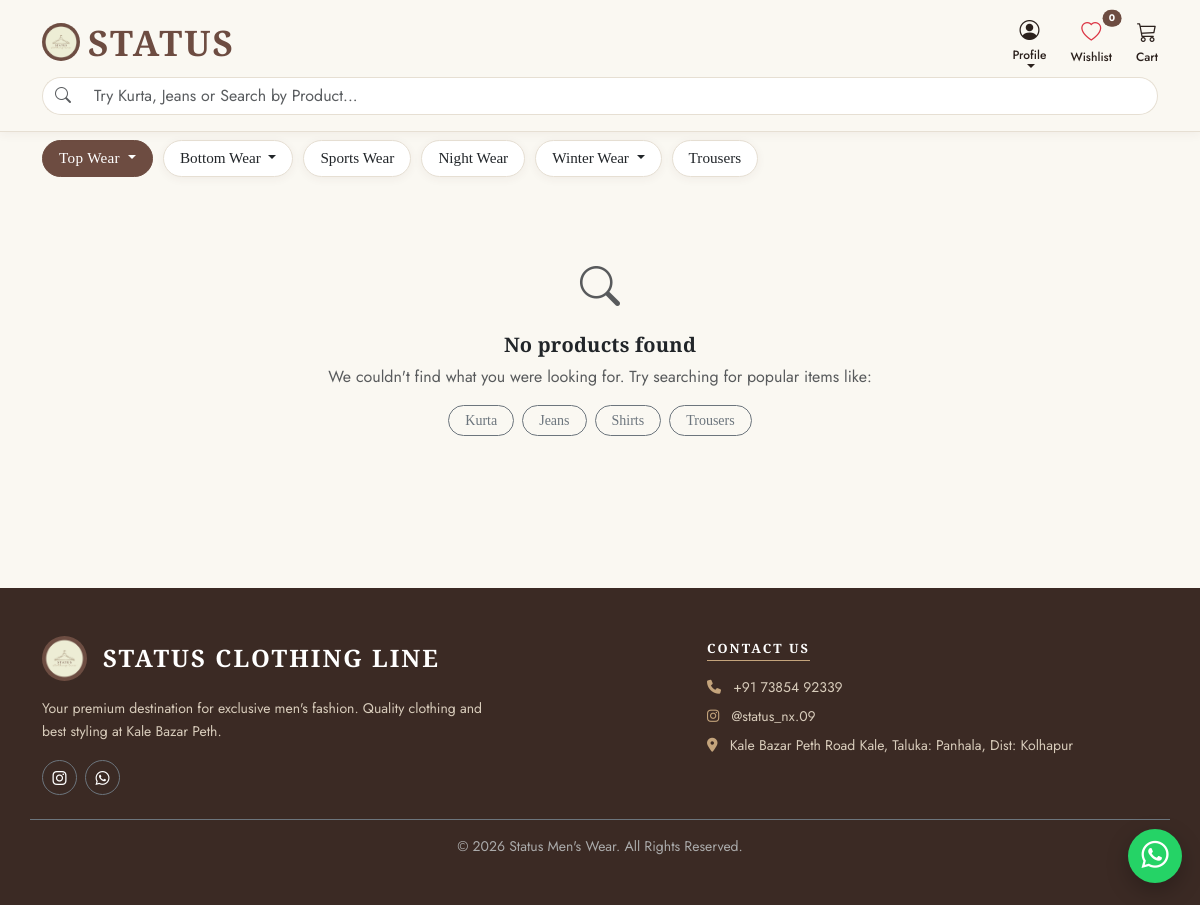
The app's page /category/top-wear/, older data.
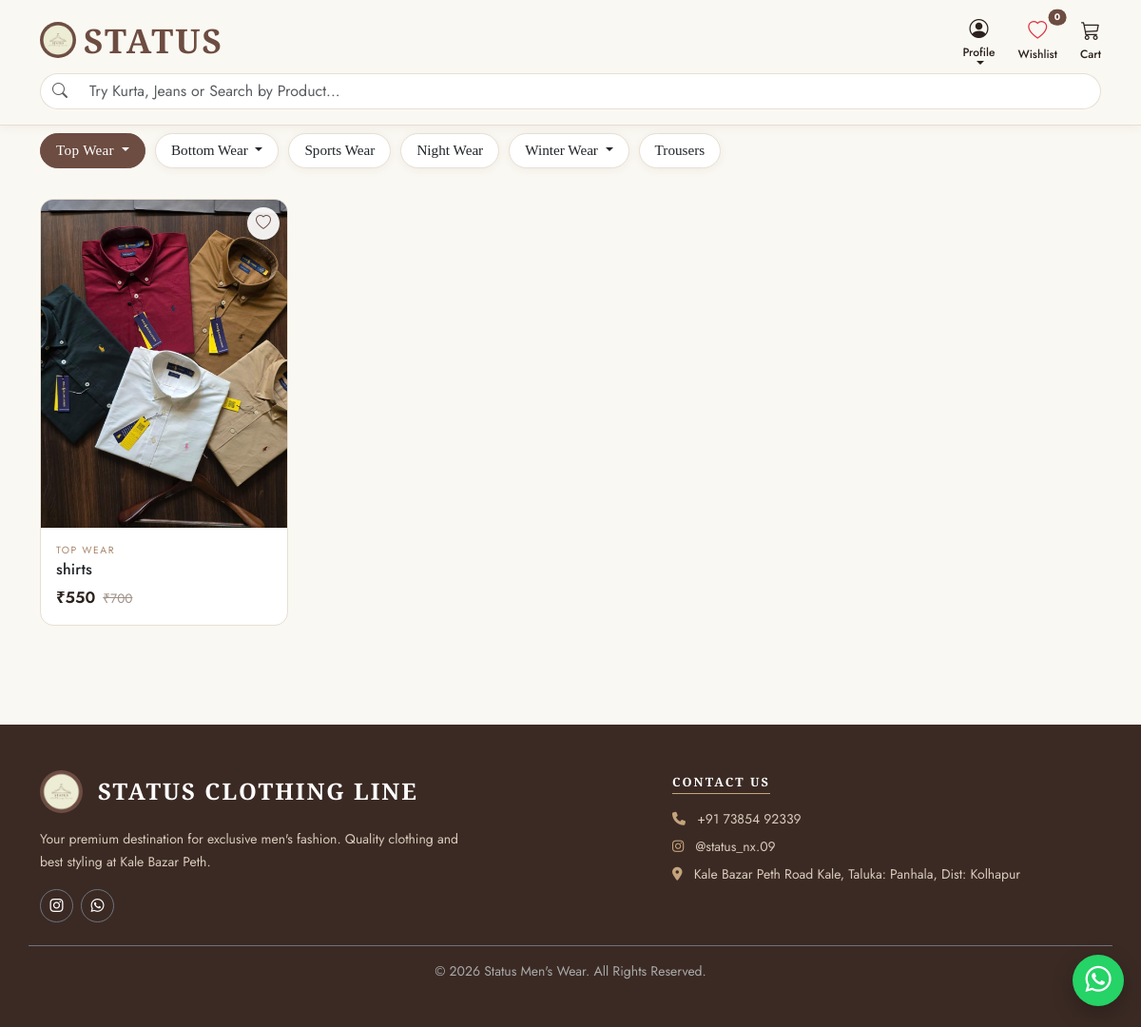
The same page, newer data.
### shop/models.py (models this page shows, shortened)
class Category(models.Model):
    name = models.CharField(max_length=200)
    slug = models.SlugField(unique=True, blank=True)
    parent = models.ForeignKey('self', null=True, blank=True, related_name='subcategories', on_delete=models.CASCADE)
    class Meta:
        verbose_name_plural = 'categories'

class Product(models.Model):
    SIZE_CHOICES = (
        ('S', 'S'),
        ('M', 'M'),
        ('L', 'L'),
        ('XL', 'XL'),
        ('XXL', 'XXL'),
    )
    category = models.ForeignKey(Category, related_name='products', on_delete=models.CASCADE)
    name = models.CharField(max_length=200)
    image = models.ImageField(upload_to='products/%Y/%m/%d', blank=True)
    description = models.TextField(blank=True)
    price = models.DecimalField(max_digits=10, decimal_places=2, verbose_name="Selling Price")
    original_price = models.DecimalField(max_digits=10, decimal_places=2, blank=True, null=True,verbose_name="MRP / Original Price")
    available = models.BooleanField(default=True)
    stock = models.IntegerField(default=0)
    created = models.DateTimeField(auto_now_add=True)
    size = models.CharField(max_length=50, blank=True, null=True, help_text="Select available sizes")

### shop/views.py (the view)
# urls.py: path('', views.product_list, name='product_list'),
def product_list(request, category_slug=None):
    category = None
    categories = Category.objects.filter(parent=None)  # Parent categories sathi
    products = Product.objects.filter(available=True)
    if category_slug:
        category = get_object_or_404(Category, slug=category_slug)
        subcategories = category.subcategories.all()
        if subcategories.exists():
            products = products.filter(Q(category=category) | Q(category__in=subcategories))
        else:
            products = products.filter(category=category)
    query = request.GET.get('q')
    if query:
        products = products.filter(name__icontains=query)
    categories = list(categories)
    for c in categories:
        cover = Product.objects.filter(available=True).exclude(image='').filter(
            Q(category=c) | Q(category__parent=c)).order_by('-created').first()
        c.cover = cover.image.url if cover else None
    context = {
        'category': category,
        'categories': categories,
        'products': products,
    }
    return render(request, 'shop/product_list.html', context)

### shop/templates/shop/product_list.html (shortened to what this page needs)
{% load static %}
<!DOCTYPE html>
<html lang="en">
<head>
    <link href="https://cdn.jsdelivr.net/npm/bootstrap@5.3.0/dist/css/bootstrap.min.css" rel="stylesheet">
    <link rel="stylesheet" href="https://cdn.jsdelivr.net/npm/bootstrap-icons@1.11.1/font/bootstrap-icons.css">
    <link rel="stylesheet" href="https://cdnjs.cloudflare.com/ajax/libs/font-awesome/6.4.0/css/all.min.css">
</head>
<body class="bg-light has-bottomnav">
    <nav class="navbar navbar-light bg-white sticky-top shadow-sm py-2 py-lg-3">
        <div class="container d-flex flex-column align-items-stretch gap-2">
            <div class="d-flex justify-content-between align-items-center w-100">
                <a class="navbar-brand m-0 d-flex align-items-center gap-2 text-decoration-none" href="{% url 'shop:product_list' %}">
                    <img src="{% static 'images/shop_logo.jpeg' %}" alt="Logo" style="height: 38px; width: 38px; border-radius: 50%; object-fit: cover;">
                    <span style="font-weight: 700; color: #6d4c41;">Status</span>
                </a>
                <div class="d-flex align-items-center gap-3 gap-md-4 flex-nowrap">
                    <div class="dropdown">
                        <a href="#" class="text-dark text-decoration-none d-flex flex-column align-items-center dropdown-toggle" data-bs-toggle="dropdown" aria-expanded="false">
                            <i class="bi bi-person-circle fs-5"></i>
                            <span class="small fw-medium text-truncate" style="font-size: 0.75rem; max-width: 90px;">
                                {% if request.user.is_authenticated %}{{ request.user.username }}{% else %}Profile{% endif %}
                            </span>
                        </a>
                    </div>
                    <a href="#" class="text-dark text-decoration-none d-flex flex-column align-items-center position-relative" data-bs-toggle="modal" data-bs-target="#wishlistModal" onclick="loadWishlistModal()">
                        <i class="bi bi-heart fs-5 text-danger"></i>
                        <span class="small fw-medium" style="font-size: 0.75rem;">Wishlist</span>
                        <span id="wishlistCount" class="position-absolute top-0 start-100 translate-middle badge rounded-pill bg-danger" style="font-size: 0.6rem;">0</span>
                    </a>
                    <a href="{% url 'shop:cart_detail' %}" class="text-dark text-decoration-none d-flex flex-column align-items-center position-relative">
                        <i class="bi bi-cart3 fs-5"></i>
                        <span class="small fw-medium" style="font-size: 0.75rem;">Cart</span>
                    </a>
                </div>
            </div>
            <div class="w-100 d-flex justify-content-center">
                <form method="GET" action="{% url 'shop:product_list' %}" class="w-100">
                    <div class="input-group">
                        <span class="input-group-text bg-light border-end-0 text-muted"><i class="bi bi-search"></i></span>
                        <input type="text" name="q" class="form-control bg-light border-start-0 shadow-none" placeholder="Try Kurta, Jeans or Search by Product..." value="{{ query|default:'' }}">
                    </div>
                </form>
            </div>
        </div>
    </nav>
    <div class="container py-2">
        {% if category or request.GET.q %}
        <div class="category-scroll mb-4">
            {% for c in categories %}
                <div class="dropdown">
                    {% if c.subcategories.exists %}
                        <button class="btn btn-category dropdown-toggle {% if category.slug == c.slug or category.parent.slug == c.slug %}btn-primary text-white{% else %}bg-white text-dark shadow-sm{% endif %}"
                                type="button" data-bs-toggle="dropdown" aria-expanded="false">
                            {{ c.name }}
                        </button>
                    {% else %}
                        <a href="{% url 'shop:product_list_by_category' c.slug %}"
                           class="btn btn-category {% if category.slug == c.slug %}btn-primary text-white{% else %}bg-white text-dark shadow-sm{% endif %}">
                            {{ c.name }}
                        </a>
                    {% endif %}
                </div>
            {% endfor %}
        </div>
        {% endif %}
        <div id="products" class="row g-3 g-md-4 mb-5">
            {% for product in products %}
                <div class="col-6 col-md-4 col-lg-3">
                    <div class="card h-100 product-card">
                        <a href="{% url 'shop:product_detail' product.id %}" class="st-img-wrap">
                            {% if product.image %}
                                <img src="{{ product.image.url }}" class="card-img-top" alt="{{ product.name }}" loading="lazy">
                            {% else %}
                                <div class="st-noimg card-img-top">No Image</div>
                            {% endif %}
                        </a>
                        <button class="st-heart wishlist-btn"
                                data-id="{{ product.id }}"
                                data-name="{{ product.name }}"
                                data-price="{{ product.price }}"
                                data-image="{% if product.image %}{{ product.image.url }}{% endif %}"
                                title="Add to Wishlist" aria-label="Add to Wishlist" onclick="toggleWishlist(this)">
                            <i class="bi bi-heart"></i>
                        </button>
                        <div class="card-body d-flex flex-column p-2 p-md-3">
                            <span class="st-cat">{{ product.category.name }}</span>
                            <h5 class="card-title fs-6 mb-1 text-truncate">
                                <a href="{% url 'shop:product_detail' product.id %}" class="text-decoration-none text-dark">{{ product.name }}</a>
                            </h5>
                            <div class="mt-auto pt-1 d-flex align-items-baseline gap-2 flex-wrap">
                                <span class="st-price">&#8377;{{ product.price|floatformat:"-2" }}</span>
                                {% if product.original_price and product.original_price > product.price %}
                                    <span class="st-mrp">&#8377;{{ product.original_price|floatformat:"-2" }}</span>
                                {% endif %}
                            </div>
                        </div>
                    </div>
                </div>
            {% empty %}
                <div class="col-12 text-center py-5">
                    <div class="mb-3">
                        <i class="bi bi-search fs-1 text-muted"></i>
                    </div>
                    <h5 class="fw-bold text-dark">No products found</h5>
                    <p class="text-muted mb-3">We couldn't find what you were looking for. Try searching for popular items like:</p>
                    <div class="d-flex justify-content-center gap-2 flex-wrap">
                        <a href="{% url 'shop:product_list' %}?q=Kurta" class="btn btn-sm btn-outline-secondary rounded-pill px-3">Kurta</a>
                        <a href="{% url 'shop:product_list' %}?q=Jeans" class="btn btn-sm btn-outline-secondary rounded-pill px-3">Jeans</a>
                        <a href="{% url 'shop:product_list' %}?q=Shirt" class="btn btn-sm btn-outline-secondary rounded-pill px-3">Shirts</a>
                        <a href="{% url 'shop:product_list' %}?q=Trousers" class="btn btn-sm btn-outline-secondary rounded-pill px-3">Trousers</a>
                    </div>
                </div>
            {% endfor %}
        </div>
    </div>
<footer class="py-5 mt-5 st-footer">
    <div class="container">
        <div class="row gy-4 justify-content-between">
            <div class="col-lg-5 col-md-6">
                <div class="mb-3 d-flex align-items-center gap-3">
                    <img src="{% static 'images/shop_logo.jpeg' %}" alt="Status Men's Wear Logo" style="height: 45px; width: 45px; border-radius: 50%; object-fit: cover;">
                    <h4 class="text-white mb-0" style="font-weight: 700; letter-spacing: 2px; text-transform: uppercase;">Status Clothing Line</h4>
                </div>
                <p class="small mb-3" style="color: #d8ccbb; line-height: 1.7;">
                    Your premium destination for exclusive men's fashion. Quality clothing and best styling at Kale Bazar Peth.
                </p>
                <div class="d-flex gap-2 mt-3">
                    <a href="https://www.instagram.com/status_nx.09?stkn=MTZycnQ0cDVzNDQ5aQ%3D%3D" target="_blank" class="text-white border border-secondary rounded-circle d-flex align-items-center justify-content-center text-decoration-none" style="width: 35px; height: 35px;"><i class="fab fa-instagram"></i></a>
                    <a href="https://wa.me/917385492339" target="_blank" class="text-white border border-secondary rounded-circle d-flex align-items-center justify-content-center text-decoration-none" style="width: 35px; height: 35px;"><i class="fab fa-whatsapp"></i></a>
                </div>
            </div>
            <div class="col-lg-5 col-md-6">
                <h6 class="text-white fw-bold mb-3 pb-1" style="border-bottom: 1px solid #c4a47c; display: inline-block;">Contact Us</h6>
                <ul class="list-unstyled small" style="color: #d8ccbb;">
                    <li class="mb-2"><i class="fas fa-phone me-2 text-warning"></i> +91 73854 92339 </li>
                    <li class="mb-2"><i class="fab fa-instagram me-2 text-warning"></i> @status_nx.09 </li>
                    <li class="mb-2"><i class="fas fa-map-marker-alt me-2 text-warning"></i> Kale Bazar Peth Road Kale, Taluka: Panhala, Dist: Kolhapur</li>
                </ul>
            </div>
        </div>
        <div class="row mt-4 pt-3 border-top border-secondary text-center small" style="color: #aaaaaa;">
            <div class="col">
                &copy; 2026 Status Men's Wear. All Rights Reserved.
            </div>
        </div>
    </div>
</footer>
    {% include 'shop/_bottom_nav.html' with active='home' %}
</body>
</html>

### shop/templates/shop/_theme.html (shortened to what this page needs)
{% load static %}

### shop/templates/shop/_bottom_nav.html (shortened to what this page needs)
<a href="https://wa.me/917385492339?text=Hello%20Status%20Clothing%20Line" target="_blank" rel="noopener" class="st-wa-float" aria-label="Chat on WhatsApp"><i class="bi bi-whatsapp"></i></a>

### shop/templates/shop/product_list.html (style rules this page uses)
body, h1, h2, h3, h4, h5, h6, .btn { font-family: 'Libre Baskerville', serif !important; }
.navbar-brand { font-size: 2.2rem !important; font-weight: 700; color: #6d4c41; font-family: "Poppins", sans-serif; padding: 0; }
.product-card { transition: transform 0.3s ease, box-shadow 0.3s ease; border: none; border-radius: 12px; overflow: hidden; }
.card-img-top { height: 220px; object-fit: cover; }
.btn-category { border-radius: 20px; padding: 6px 16px; font-weight: 500; font-size: 0.95rem; white-space: nowrap; flex-shrink: 0; }
.category-scroll { display: flex; overflow-x: visible !important; overflow-y: visible !important; flex-wrap: wrap; gap: 10px; padding-bottom: 8px; }
.category-scroll .dropdown { position: relative !important; }
.product-card { position: relative; overflow: hidden; transition: transform .25s ease, box-shadow .25s ease; }
.st-img-wrap { display: block; position: relative; background: #f1ece0; }
.product-card .card-img-top { height: auto !important; aspect-ratio: 3 / 4; object-fit: cover; width: 100%; border-radius: 0; }
.st-heart { position:absolute; top:8px; right:8px; width:34px; height:34px; border-radius:50%; border:0; background:rgba(255,255,255,.92); color:#6d4c41; display:flex; align-items:center; justify-content:center; box-shadow:0 2px 8px rgba(0,0,0,.12); z-index:2; }
.st-cat { text-transform:uppercase; letter-spacing:1.5px; font-size:.65rem; color:#a98467; margin-bottom:2px; }
.st-price { font-weight:600; font-size:1.05rem; color:#2b211d; }
.st-mrp { font-size:.85rem; color:#a09289; text-decoration: line-through; }
.btn-category { border-radius: 30px !important; border: 1px solid #e6dfd3 !important; font-weight: 400 !important; background:#fff; color:#2b211d; box-shadow:none !important; }
.btn-category.btn-primary { background:#6d4c41 !important; border-color:#6d4c41 !important; color:#fff !important; }
.navbar .form-control, .navbar .input-group-text { background:#fff !important; border-color:#e6dfd3 !important; border-radius: 30px; }
.navbar .input-group-text { border-radius: 30px 0 0 30px; }
.navbar .form-control { border-radius: 0 30px 30px 0; }
.st-footer { background:#3b2a24; color:#e9dfd0; }
.st-footer h6 { color:#fff; letter-spacing:2px; text-transform:uppercase; font-size:.8rem; }
.st-footer .text-warning { color:#c4a47c !important; }

Row changes from the older to the newer data that the page shows:
added Product: image (picture), category.name "TOP WEAR", name "shirts", price "550", original_price "700"
Text that changed along with them:
text no longer shown: "No products found We couldn't find what you were looking for. Try searching for popular items like: Kurta Jeans Shirts Trousers"
